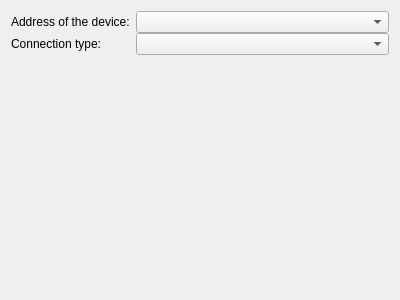
<?xml version="1.0" encoding="UTF-8"?>
<ui version="4.0">
 <author>Lukáš Tinkl &lt;ltinkl@redhat.com&gt;</author>
 <class>BtWidget</class>
 <widget class="QWidget" name="BtWidget">
  <property name="geometry">
   <rect>
    <x>0</x>
    <y>0</y>
    <width>400</width>
    <height>300</height>
   </rect>
  </property>
  <layout class="QFormLayout" name="formLayout">
    <property name="verticalSpacing">
    <number>0</number>
    </property>
   <item row="0" column="0">
    <widget class="QLabel" name="label">
     <property name="text">
      <string>Address of the device:</string>
     </property>
     <property name="buddy">
      <cstring>bdaddr</cstring>
     </property>
    </widget>
   </item>
   <item row="0" column="1">
    <widget class="HwAddrComboBox" name="bdaddr">
     <property name="sizePolicy">
      <sizepolicy hsizetype="MinimumExpanding" vsizetype="Fixed">
       <horstretch>0</horstretch>
       <verstretch>0</verstretch>
      </sizepolicy>
     </property>
    </widget>
   </item>
   <item row="1" column="0">
    <widget class="QLabel" name="label_2">
     <property name="text">
      <string>Connection type:</string>
     </property>
     <property name="buddy">
      <cstring>type</cstring>
     </property>
    </widget>
   </item>
   <item row="1" column="1">
    <widget class="KComboBox" name="type">
     <property name="sizePolicy">
      <sizepolicy hsizetype="MinimumExpanding" vsizetype="Fixed">
       <horstretch>0</horstretch>
       <verstretch>0</verstretch>
      </sizepolicy>
     </property>
    </widget>
   </item>
  </layout>
 </widget>
 <customwidgets>
  <customwidget>
   <class>KComboBox</class>
   <extends>QComboBox</extends>
   <header>kcombobox.h</header>
  </customwidget>
  <customwidget>
   <class>HwAddrComboBox</class>
   <extends>QComboBox</extends>
   <header>hwaddrcombobox.h</header>
  </customwidget>
 </customwidgets>
 <resources/>
 <connections/>
</ui>
